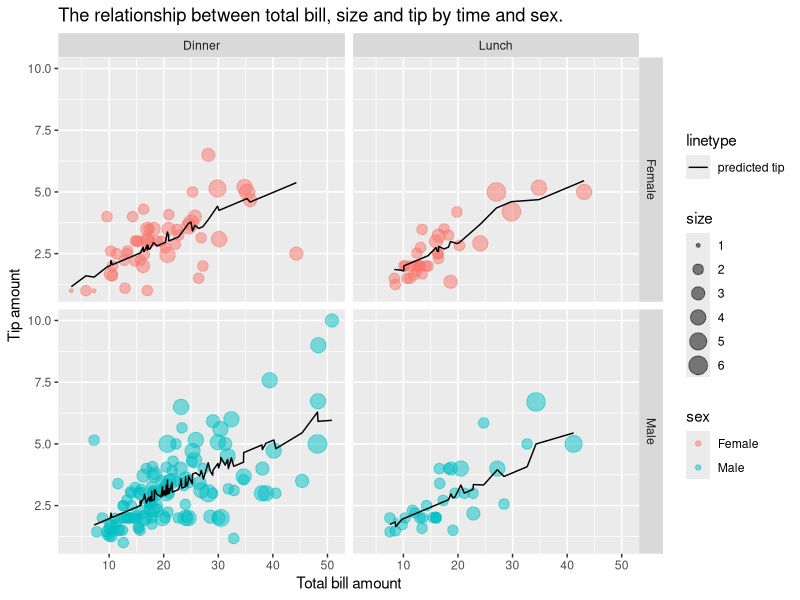
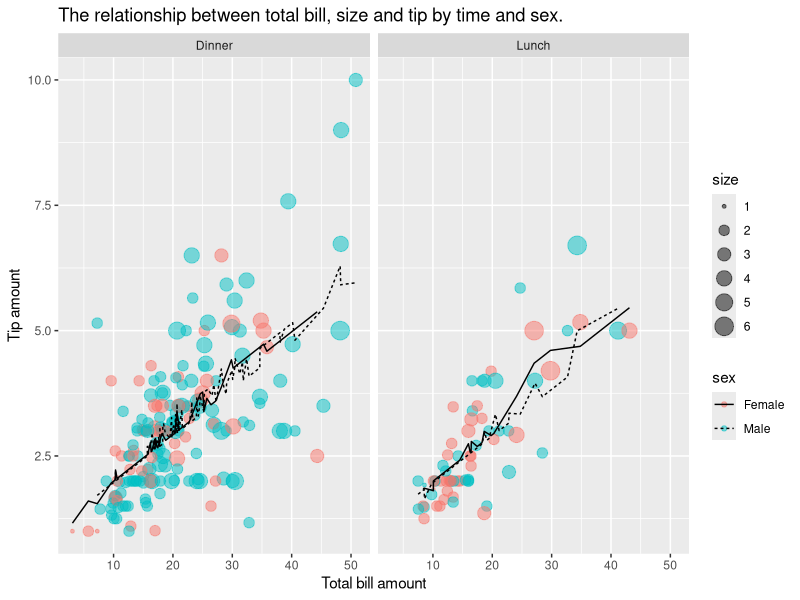
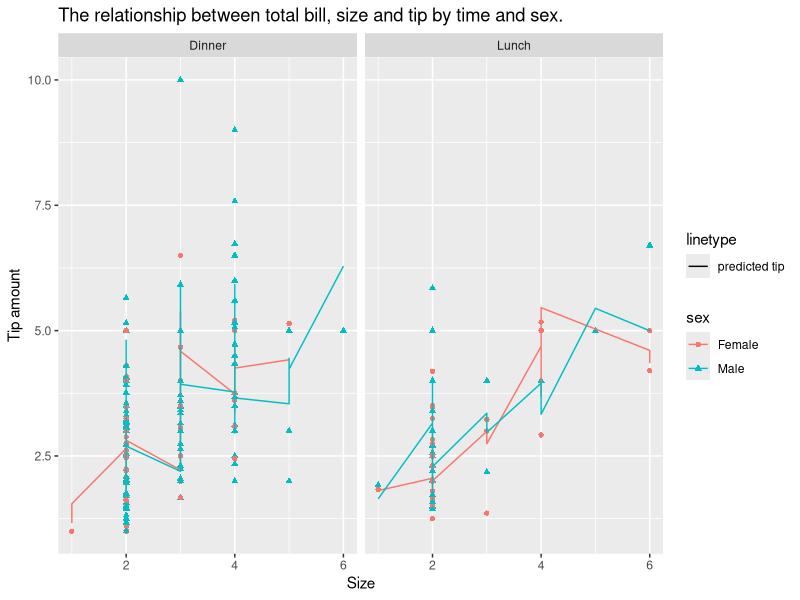

Reproduce these figures in R, in order.
##############################################################################
## Problem Set 5: Multivariate Regression 
## Author: Amelia Bertozzi-Villa
## Description: Most instructions require you to write code. When I ask a 
##              direct, question please write a brief response in a comment.
##
##              Comment your code according to the guidelines discussed in 
##              class.
##############################################################################

## Section 1: Loading Libraries ---------------------------------------------------------

## Load the "data.table", "ggplot2", and "reshape2" libraries. 
library(data.table)
library(ggplot2)
library(reshape2)

## Section 2: Exploring variables in the "tips" dataset ---------------------------------------------------------

## Load the "tips" dataset and convert it to a data.table.
data(tips)
tips <- data.table(tips)
## Let's say that we're interested in the relationship between total bill (predictor variable) and tip (outcome variable).
a <- lm(formula = tip ~ total_bill +sex, data = tips)
summary(a)

## For each of the other five variables in the dataset, indicate what class that variable falls into (confounder, effect modifier,
## mediator, or none of the above). Explain why you think that. Is this variable categorical or continuous?
## Should this variable be included in the regression?

# Confounder: size & time & sex. 
# Because the number of the people and time may affect the total bill and the tip. More people may
# have higher amount of total bill, and may pay more tip. But it's not on the causal path. 
# For time, I ran the regression formula and found that time have effect on total bill and tip. Probably, people will pay more tip
# and bill for dinner or lunch. And apparently, time is not on the causal path.
# For sex, I ran the regression and found the association is not significant. But I still think it might affect the 
# total bill and tip and is not on the causal path.
# 
# Size is continiuous. Time and sex is categorical. They should be included in the regression.

# None: Smoker and day. By running the regression formula of each of these factors and total
# bill and tip, it seems that they have no association with total bill and tip.
# And these are all categorical variables.

## Section 3: Designing a regression ---------------------------------------------------------

## In section 2, you decided what variables should and should not be included in your regression on the relationship 
## between total bill and tip.Write out what your regression equation should be, including all the variables
## you deemed necessary in Section 2.
## You can use "b" instead of "beta", for example: "tip = b0 + b1*total_bill + b2*sex". 
## You should have at least three predictor variables. 

# tip=b0 + b1*total_bill + b2*size + b3*sex + b4*time + E

## Section 4: Running that regression ---------------------------------------------------------

## Run the regression specified in Section 3. Print the output using summary().
tip_regression <- lm(formula = tip~total_bill + size + time + sex, data = tips)
summary(tip_regression)
## What category/categories is your Intercept value capturing? For example, in our "full regression" video from 
## lecture, our Intercept value captured both the category "sex=Female" and the category "discipline=A".

# The intercepty captured the category "sex=Male" and the category "time=Lunch".

## For each row of the regression output, tell me:
## --If the coefficient in question refers to a continuous or categorical variable (and if categorical, what category)
## --How to interpret that value in a sentence. 
##    For continuous variables, this should be in the format of "an [x] increase in [predictor variable] 
##    leads to a [y] increase/decrease in my outcome variable. 
##    For categorical variables, tell me how the Intercept changes for each categorical variable. 

# For every bill of lunch paid by male with 0 people and 0 amount, the expected tip is to be $0.65.
# For every bill of dinner paid by male with 0 zero people and 0 amount, the expected tip is to be $0.67.
# For every bill of lunch paid by female with 0 people and 0 amount, the expected tip is to be $0.68.
# For every bill of dinner paid by female with 0 zero people and 0 amount, the expected tip is to be $0.68.
# Every one person increase in size leads to a $0.19 increase in tip. 
# A dollar increase in total bill leads to a $0.1 increase in tip.

## NOTE: You **do not** have to work through every possible combiations of categories and give me their intercept values--
## depending on which variables you choose, that could wind up being a lot of combinations. Just tell me how each categorical
## coefficient changes the intercept. 


## Section 5: Visualization ---------------------------------------------------------

## Make a plot of your regression outputs. If you included continuous variables, make one plot where the x-axis is 
## "total_bill" and another where it is your continuous variable. The results won't be straight lines, but that's ok.
## If you only have one categorical variable, distinguish its values by color. If you have multiple categorical variables,
## Use some combination of color and faceting to come up with the appropriate number of regression lines. 

# Use facet to seperate sex and time
tips[, predicted_tips:=predict(tip_regression)]
ggplot(data=tips,mapping = aes(x=total_bill)) +
  geom_point(aes(y=tip, color=sex, size=size), alpha=0.5) +
  geom_line(aes(y=predicted_tips, linetype="predicted tip")) +
  facet_grid(sex~time) +
  labs(title = "The relationship between total bill, size and tip by time and sex.", x="Total bill amount",
       y="Tip amount")

# Use linetype to represent the predicted tip of different sex
ggplot(data=tips,mapping = aes(x=total_bill)) +
  geom_point(aes(y=tip, color=sex, size=size), alpha=0.5) +
  geom_line(aes(y=predicted_tips, linetype=sex)) +
  facet_grid(~time) +
  labs(title = "The relationship between total bill, size and tip by time and sex.", x="Total bill amount",
       y="Tip amount")


# Another visualization for size and tip
ggplot(data=tips,mapping = aes(x=size)) +
  geom_point(aes(y=tip, shape=sex, color=sex), size = 1.5) +
  geom_line(aes(y=predicted_tips, color=sex, linetype="predicted tip")) +
  facet_grid(~time) +
  labs(title = "The relationship between total bill, size and tip by time and sex.", x="Size",
       y="Tip amount")
